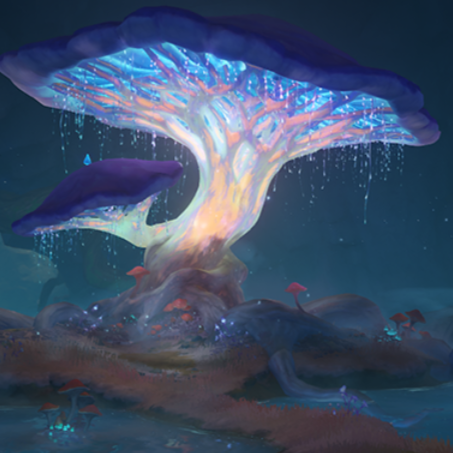
#> input picture SourceImage/Jamur.jpg, 453 x 453 px, found by its file name
$ jupyter execute 'Praktikum7.3_Filter Rerata.ipynb'
#> lines starting #> are read from the running program, lines starting #| are printed output that depends on the picture
[cell 1]
#NAMA : JIHAD NATRA SITUMORANG
#NIM  : 1207070061
#KELAS: TSEB
#=============================================================================================================

#Praktikum PCD 7.3 - Filter Rerata

#Import Library
import matplotlib.pyplot as plt # Mengimpor library matplotlib dengan menggunakan alias plt.
from skimage import data # Mengimpor modul data dari library skimage, yang berisi beberapa gambar sample yang dapat digunakan untuk percobaan.
from skimage.io import imread # Mengimpor fungsi imread dari modul io dalam library skimage, yang digunakan untuk membaca gambar.
from skimage.color import rgb2gray # Mengimpor fungsi rgb2gray dari modul color dalam library skimage, yang digunakan untuk mengkonversi gambar menjadi skala abu-abu.
import numpy as np # Mengimpor library numpy dengan menggunakan alias np.
import cv2 #  Mengimpor library OpenCV dengan menggunakan alias cv2.
#Load & Plot Input Image


citra1 = imread(fname="D:\Belajar Python\Praktikum 7\SourceImage\Jamur.jpg")
#> citra1 is the input picture: shape (453, 453, 4); mean R, G, B, A 61.9, 78.8, 104.7, 255
citra1 = cv2.cvtColor(citra1,cv2.COLOR_RGB2GRAY)
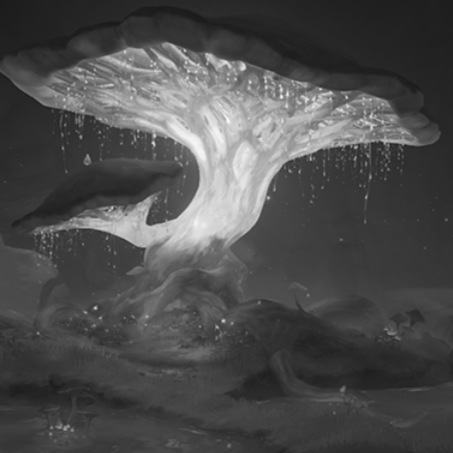
#> citra1: shape (453, 453); min 27, max 251, mean 76.7
citra2 = imread(fname="D:\Belajar Python\Praktikum 7\SourceImage\Kocheng.jpg")
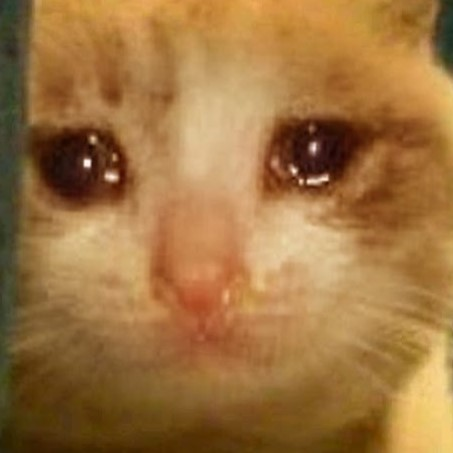
#> input picture SourceImage/Kocheng.jpg, 453 x 453 px, found by its file name
#> citra2 is the input picture: shape (453, 453, 3); mean R, G, B 159.5, 115.9, 64.1
citra2 = cv2.cvtColor(citra2,cv2.COLOR_RGB2GRAY)
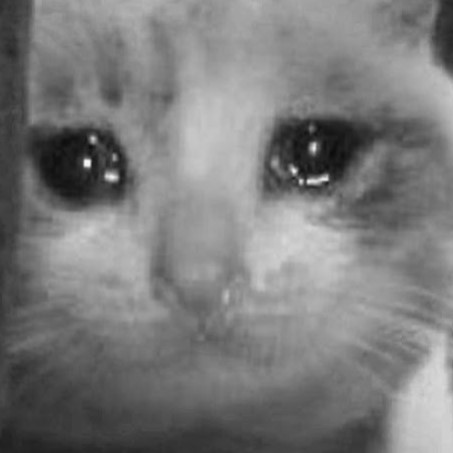
#> citra2: shape (453, 453); min 12, max 245, mean 123

print('Shape citra 1 : ', citra1.shape)
#| Shape citra 1 :  (453, 453)
print('Shape citra 2 : ', citra2.shape)
#| Shape citra 2 :  (453, 453)

fig, axes = plt.subplots(1, 2, figsize=(10, 10))
ax = axes.ravel()

ax[0].imshow(citra1, cmap = 'gray')
ax[0].set_title("Citra 1")
ax[1].imshow(citra2, cmap = 'gray')
ax[1].set_title("Citra 2")

#Code Asal Matlab
#=============================================================================================================
#proses filter rerata untuk citra mobil
#F2 = double(inputMobil);
#for baris=2 : tinggiA-1
#    for kolom=2 : lebarA-1
#        jum = F2(baris-1, kolom-1)+ F2(baris-1, kolom) + F2(baris-1, kolom-1) + ...
#              F2(baris, kolom-1) + F2(baris, kolom) + F2(baris, kolom+1) + ...
#              F2(baris+1, kolom-1) + F2(baris+1, kolom) + F2(baris+1, kolom+1);
#         outputMobil(baris, kolom) = uint8(1/9 * jum);
#    end
#end
#=============================================================================================================

#Menyiapkan variable output
copyCitra1 = citra1.copy().astype(float)
copyCitra2 = citra2.copy().astype(float)

m1,n1 = copyCitra1.shape
#> m1 = 453; n1 = 453
output1 = np.empty([m1, n1])

m2,n2 = copyCitra2.shape
#> m2 = 453; n2 = 453
output2 = np.empty([m2, n2])
print('Shape copy citra 1 : ', copyCitra1.shape)
#| Shape copy citra 1 :  (453, 453)
print('Shape output citra 1 : ', output1.shape)
#| Shape output citra 1 :  (453, 453)

print('m1 : ',m1)
#| m1 :  453
print('n1 : ',n1)
#| n1 :  453
print()

print('Shape copy citra 2 : ', copyCitra2.shape)
#| Shape copy citra 2 :  (453, 453)
print('Shape output citra 3 : ', output2.shape)
#| Shape output citra 3 :  (453, 453)
print('m2 : ',m2)
#| m2 :  453
print('n2 : ',n2)
#| n2 :  453
print()
#Proses Filter Rerata Pada Citra Input 1
for baris in range(0, m1-1):
    for kolom in range(0, n1-1):
        a1 = baris
        b1 = kolom
        jumlah = copyCitra1[a1-1, b1-1] + copyCitra1[a1-1, b1] + copyCitra1[a1-1, b1-1] + \
                 copyCitra1[a1, b1-1] + copyCitra1[a1, b1] + copyCitra1[a1, b1+1] + \
                 copyCitra1[a1+1, b1-1] + copyCitra1[a1+1, b1] + copyCitra1[a1+1, b1+1];
        output1[a1, b1] = (1/9 * jumlah)

#Proses Filter Rerata Pada Citra Input 2
for baris1 in range(0, m2-1):
    for kolom1 in range(0, n2-1):
        a1 = baris1
        b1 = kolom1
        jumlah = copyCitra2[a1-1, b1-1] + copyCitra2[a1-1, b1] + copyCitra2[a1-1, b1-1] + \
                 copyCitra2[a1, b1-1] + copyCitra2[a1, b1] + copyCitra2[a1, b1+1] + \
                 copyCitra2[a1+1, b1-1] + copyCitra2[a1+1, b1] + copyCitra2[a1+1, b1+1];
        output2[a1, b1] = (1/9 * jumlah)

#Plot Citra Input dan Output Hasil dari Filter Rerata
fig, axes = plt.subplots(2, 2, figsize=(10, 10))
ax = axes.ravel()

ax[0].imshow(citra1, cmap = 'gray')
ax[0].set_title("Input Citra 1")#memasang judul pada plot

ax[1].imshow(citra2, cmap = 'gray')
ax[1].set_title("Input Citra 1")#memasang judul pada plot

ax[2].imshow(output1, cmap = 'gray')
ax[2].set_title("Output Citra 1")#memasang judul pada plot

ax[3].imshow(output2, cmap = 'gray')
ax[3].set_title("Output Citra 2")#memasang judul pada plot
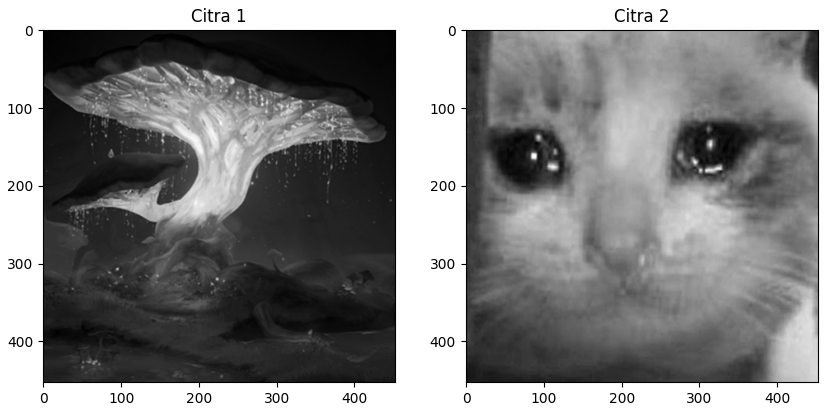
#> figure drawn by matplotlib, 2 panels
